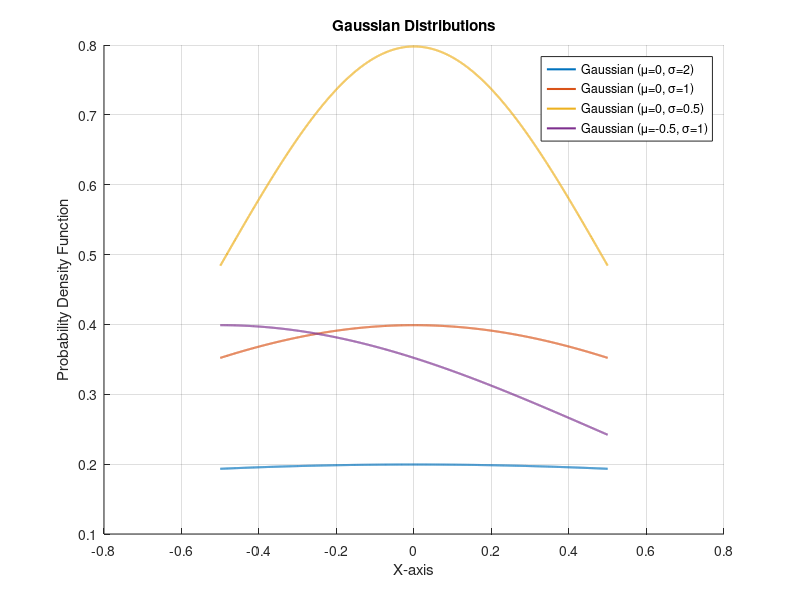

This chart was generated by the following MATLAB code:
%Write a Matlab program to generate a gaussian function graph
%created by: BT21ECE094
%date : 24-01-2024


clc
clear all
close all

mu = 0;
x = rand(1, 5000) - 0.5;
x = sort(x);
sigma = 2;

eqn = (1/(sqrt(2*pi*sigma^2))) * exp(-(mu - x).^2/(2*sigma^2));
hold on;
plot(x, eqn, 'LineWidth', 1.5, 'DisplayName', 'Gaussian (\mu=0, \sigma=2)');

sigma2 = 1;
mu2 = 0;
eqn2 = (1/(sqrt(2*pi*sigma2^2))) * exp(-(mu2 - x).^2/(2*sigma2^2));
hold on;
plot(x, eqn2, 'LineWidth', 1.5, 'DisplayName', 'Gaussian (\mu=0, \sigma=1)');

sigma3 = 0.5;
mu3 = 0;
eqn3 = (1/(sqrt(2*pi*sigma3^2))) * exp(-(mu3 - x).^2/(2*sigma3^2));
plot(x, eqn3, 'LineWidth', 1.5, 'DisplayName', 'Gaussian (\mu=0, \sigma=0.5)');

sigma4 = 1;
mu4 = -0.5;
eqn4 = (1/(sqrt(2*pi*sigma4^2))) * exp(-(mu4 - x).^2/(2*sigma4^2));
yy = normpdf(x, eqn4);

plot(x, eqn4, 'LineWidth', 1.5, 'DisplayName', 'Gaussian (\mu=-0.5, \sigma=1)');

xlabel('X-axis');
ylabel('Probability Density Function');
title('Gaussian Distributions');
legend('show');
grid on;
